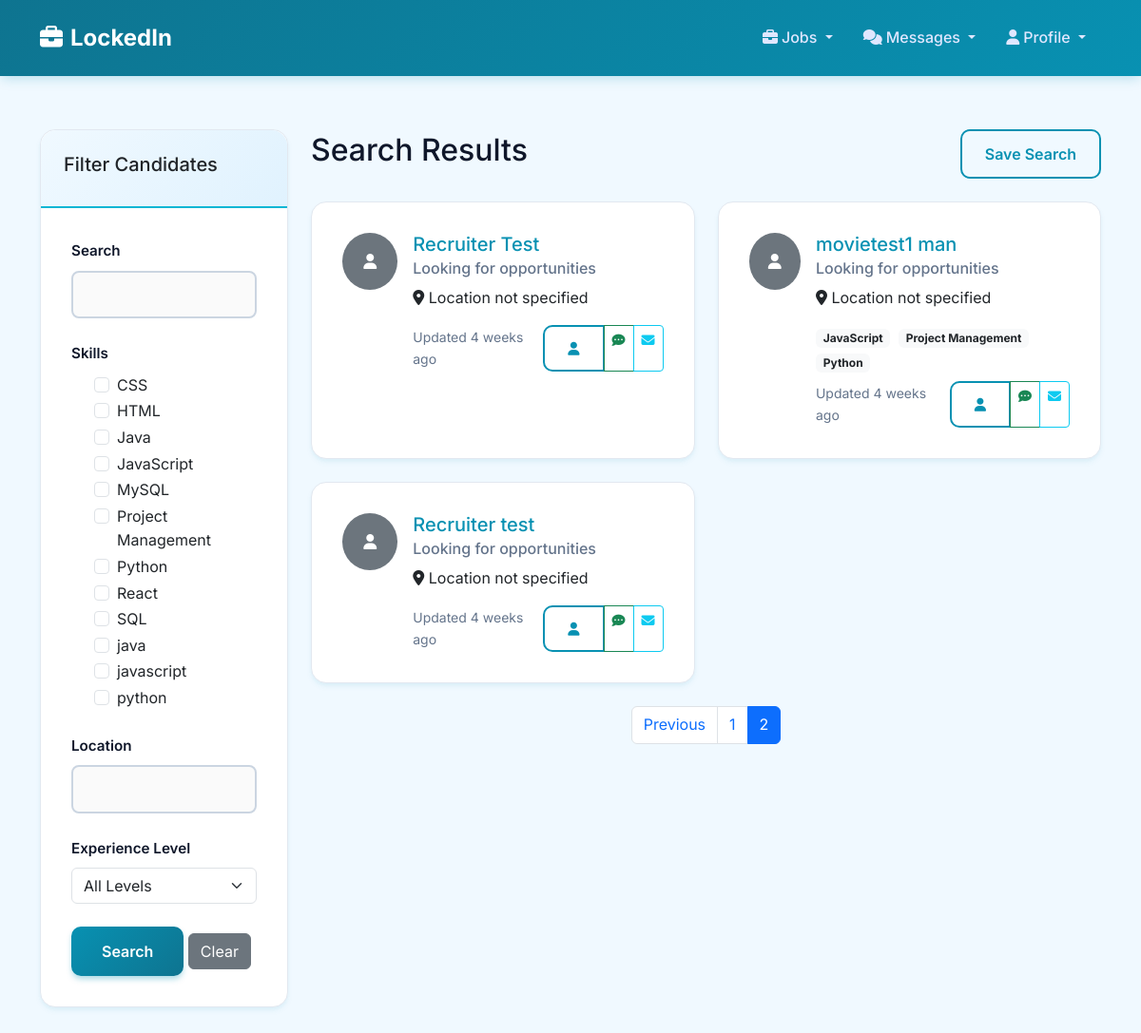
/recruiters/search/?page=2 (signed in), run on an earlier commit of the app's database.
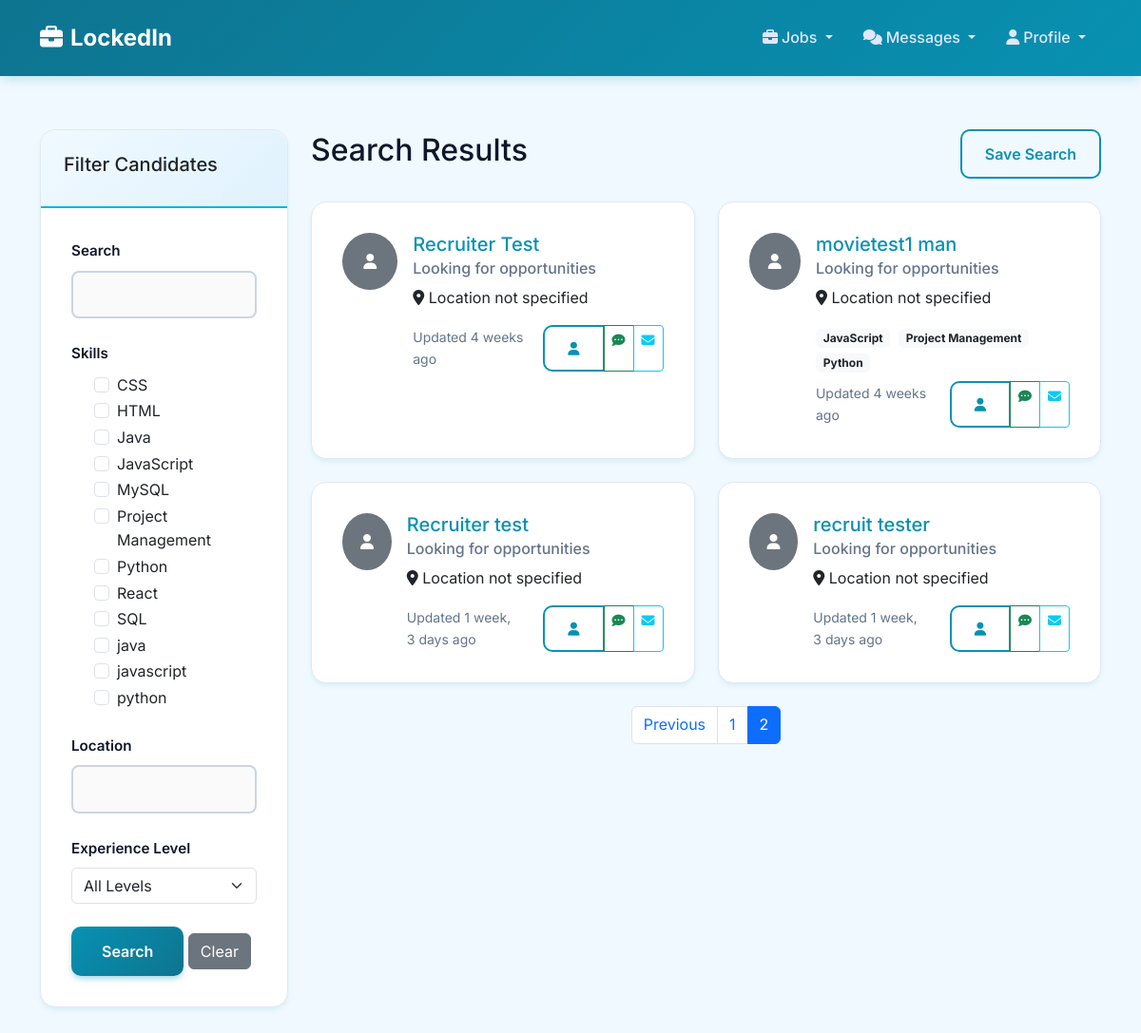
And on a later commit of the database.
### profiles/models.py (models this page shows, shortened)
class JobSeekerProfile(models.Model):
    user = models.OneToOneField(CustomUser, on_delete=models.CASCADE, related_name='job_seeker_profile')
    headline = models.CharField(max_length=200, help_text="Professional headline or title")
    bio = models.TextField(max_length=1000, blank=True, help_text="Brief professional summary")
    location = models.CharField(max_length=100, blank=True)
    latitude = models.DecimalField(max_digits=9, decimal_places=6, null=True, blank=True, help_text="Latitude coordinate")
    longitude = models.DecimalField(max_digits=9, decimal_places=6, null=True, blank=True, help_text="Longitude coordinate")
    commute_radius_miles = models.IntegerField(default=25, help_text="Preferred commute radius in miles")
    phone = models.CharField(max_length=20, blank=True)
    website = models.URLField(blank=True)
    linkedin_url = models.URLField(blank=True)
    github_url = models.URLField(blank=True)
    portfolio_url = models.URLField(blank=True)
    profile_picture = models.ImageField(upload_to='profile_pictures/', blank=True, null=True)
    is_public = models.BooleanField(default=True, help_text="Make profile visible to recruiters")
    created_at = models.DateTimeField(auto_now_add=True)
    updated_at = models.DateTimeField(auto_now=True)

class CustomUser(AbstractUser):
    USER_TYPE_CHOICES = [
        ('job_seeker', 'Job Seeker'),
        ('recruiter', 'Recruiter'),
        ('admin', 'Administrator'),
    ]
    STATUS_CHOICES = [
        ('active', 'Active'),
        ('suspended', 'Suspended'),
        ('flagged', 'Flagged'),
    ]
    user_type = models.CharField(max_length=20, choices=USER_TYPE_CHOICES, default='job_seeker')
    status = models.CharField(max_length=20, choices=STATUS_CHOICES, default='active')
    created_at = models.DateTimeField(auto_now_add=True)
    updated_at = models.DateTimeField(auto_now=True)

class Skill(models.Model):
    SKILL_LEVELS = [
        ('beginner', 'Beginner'),
        ('intermediate', 'Intermediate'),
        ('advanced', 'Advanced'),
        ('expert', 'Expert'),
    ]
    profile = models.ForeignKey(JobSeekerProfile, on_delete=models.CASCADE, related_name='skills')
    name = models.CharField(max_length=100)
    level = models.CharField(max_length=20, choices=SKILL_LEVELS, default='intermediate')
    created_at = models.DateTimeField(auto_now_add=True)
    class Meta:
        unique_together = ['profile', 'name']
        ordering = ['name']

### recruiters/views.py (the view, shortened to what this page needs)
# urls.py: path('search/', views.search_candidates, name='search_candidates'),
@login_required
def search_candidates(request):
    if not hasattr(request.user, 'recruiter_profile'):
        messages.error(request, 'Only recruiters can search for candidates.')
        return redirect('home')
    candidates = JobSeekerProfile.objects.filter(
        is_public=True
    ).select_related('user').prefetch_related('skills', 'work_experience', 'education')
    search_query = request.GET.get('search', '')
    skills = request.GET.getlist('skills')
    location = request.GET.get('location', '')
    experience_level = request.GET.get('experience_level', '')
    education_level = request.GET.get('education_level', '')
    min_experience = request.GET.get('min_experience', '')
    max_experience = request.GET.get('max_experience', '')
    if skills:
        skill_filters = Q()
        for skill in skills:
            skill_filters |= Q(skills__name__icontains=skill)
        candidates = candidates.filter(skill_filters).distinct()
    if location:
        candidates = candidates.filter(location__icontains=location)
    if education_level:
        candidates = candidates.filter(
            education__degree__icontains=education_level
        ).distinct()
    paginator = Paginator(candidates, 12)
    page_number = request.GET.get('page')
    candidates = paginator.get_page(page_number)
    all_skills = Skill.objects.values_list('name', flat=True).distinct().order_by('name')
    context = {
        'candidates': candidates,
        'all_skills': all_skills,
        'search_query': search_query,
        'selected_skills': skills,
        'selected_location': location,
        'selected_experience_level': experience_level,
        'selected_education_level': education_level,
        'min_experience': min_experience,
        'max_experience': max_experience,
    }
    return render(request, 'recruiters/candidate_search.html', context)

### recruiters/templates/recruiters/candidate_search.html (shortened to what the changed rows need)
{% extends 'base.html' %}
{% block content %}
<div class="container mt-4">
    <div class="row">
        <div class="col-md-3">
            <div class="card">
                <div class="card-body">
                    <form method="get">
                        <div class="mb-3">
                            <div class="form-check">
                                {% for skill in all_skills %}
                                    <div class="form-check">
                                        <input class="form-check-input" type="checkbox" name="skills" value="{{ skill }}"
                                               id="skill_{{ forloop.counter }}"
                                               {% if skill in selected_skills %}checked{% endif %}>
                                        <label class="form-check-label" for="skill_{{ forloop.counter }}">
                                            {{ skill }}
                                        </label>
                                    </div>
                                {% endfor %}
                            </div>
                        </div>
                    </form>
                </div>
            </div>
        </div>
        <div class="col-md-9">
            <div class="d-flex justify-content-between align-items-center mb-4">
                <h2>Search Results</h2>
            </div>
            {% if candidates %}
                <div class="row">
                    {% for candidate in candidates %}
                        <div class="col-md-6 mb-4">
                            <div class="card h-100">
                                <div class="card-body">
                                    <div class="d-flex align-items-start">
                                        {% if candidate.profile_picture %}
                                            <img src="{{ candidate.profile_picture.url }}" class="rounded-circle me-3" width="60" height="60" alt="Profile">
                                        {% else %}
                                            <div class="bg-secondary rounded-circle me-3 d-flex align-items-center justify-content-center" style="width: 60px; height: 60px;">
                                                <i class="fas fa-user text-white"></i>
                                            </div>
                                        {% endif %}
                                        <div class="flex-grow-1">
                                            <h5 class="card-title">
                                                <a href="{% url 'recruiters:candidate_detail' candidate.id %}" class="text-decoration-none">
                                                    {{ candidate.user.get_full_name|default:candidate.user.username }}
                                                </a>
                                            </h5>
                                            <h6 class="card-subtitle mb-2 text-muted">{{ candidate.headline }}</h6>
                                            <p class="card-text">
                                                <i class="fas fa-map-marker-alt"></i> {{ candidate.location|default:"Location not specified" }}
                                            </p>
                                            <div class="mb-2">
                                                {% for skill in candidate.skills.all|slice:":5" %}
                                                    <span class="badge bg-light text-dark me-1">{{ skill.name }}</span>
                                                {% endfor %}
                                            </div>
                                            <div class="d-flex justify-content-between align-items-center">
                                                <small class="text-muted">
                                                    Updated {{ candidate.updated_at|timesince }} ago
                                                </small>
                                                <div class="btn-group">
                                                    <a href="{% url 'recruiters:candidate_detail' candidate.id %}"
                                                       class="btn btn-sm btn-outline-primary" title="View Full Profile">
                                                        <i class="fas fa-user"></i>
                                                    </a>
                                                    <a href="{% url 'start_conversation' candidate.user.id %}"
                                                       class="btn btn-sm btn-outline-success" title="Message">
                                                        <i class="fas fa-comment-dots"></i>
                                                    </a>
                                                    <a href="mailto:{{ candidate.user.email }}"
                                                       class="btn btn-sm btn-outline-info" title="Email">
                                                        <i class="fas fa-envelope"></i>
                                                    </a>
                                                </div>
                                            </div>
                                        </div>
                                    </div>
                                </div>
                            </div>
                        </div>
                    {% endfor %}
                </div>
                {% if candidates.has_other_pages %}
                    <nav aria-label="Candidate search pagination">
                        <ul class="pagination justify-content-center">
                            {% for num in candidates.paginator.page_range %}
                                {% if candidates.number == num %}
                                    <li class="page-item active">
                                        <span class="page-link">{{ num }}</span>
                                    </li>
                                {% elif num > candidates.number|add:'-3' and num < candidates.number|add:'3' %}
                                    <li class="page-item">
                                        <a class="page-link" href="?page={{ num }}">{{ num }}</a>
                                    </li>
                                {% endif %}
                            {% endfor %}
                        </ul>
                    </nav>
                {% endif %}
            {% else %}
                <div class="text-center py-5">
                    <h4>No candidates found</h4>
                    <p class="text-muted">Try adjusting your search criteria.</p>
                </div>
            {% endif %}
        </div>
    </div>
</div>
{% endblock %}

What changed in the data, as far as the page shows it:
changed JobSeekerProfile "Recruiter test": updated_at "4 weeks" → "1 week, 3 days"
added JobSeekerProfile: user.get_full_name "recruit tester", headline "Looking for opportunities", location "Location not specified", updated_at "1 week, 3 days"
